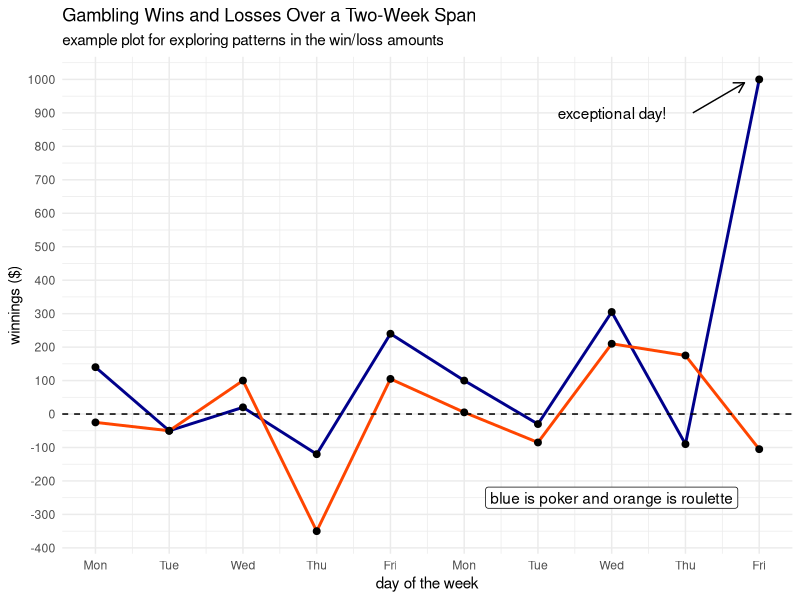

Recreate this plot in R.
## ---- chunk 1
knitr::opts_chunk$set(
  message = FALSE,
  warning = FALSE,
  comment = NA
)
## ---- chunk 2
# use the rep() function for the pattern

daynames <- c(rep(c("Mon", "Tue", "Wed", "Thu", "Fri"), times = 2))

# create the poker vector from the values

poker <- c(140, -50, 20, -120, 240, 100, -30, 305, -90, 1000)

# assign day names to the values vector

names(poker) <- daynames

# visualize the vector you have created

poker

# repeat for the roulette winnings vector

roulette <- c(-25, -50, 100, -350, 105, 5, -85, 210, 175, -105)

names(roulette) <- daynames

roulette
## ---- chunk 3
daytotals <- poker + roulette

daytotals
## ---- chunk 4
poker_winnings <- sum(poker)

poker_winnings

roulette_winnings <- sum(roulette)

roulette_winnings

# 1st way to get the daily totals

overall_winnings <- sum(daytotals)

overall_winnings

# 2nd way to get the daily totals

overall_winnings_alt <- poker_winnings + roulette_winnings

overall_winnings_alt
## ---- chunk 5
# find which days have negative values (logic vector)
# negative values / losses will be TRUE, others FALSE

index_poker <- poker < 0

index_poker

# use the logic vector to select the days with losses
# only days that are TRUE (i.e., 1) will be selected

poker[index_poker]

# alternatively, you can do the selection in one step
# select all vector elements where the values are < 0

poker[poker < 0]

index_roulette <- roulette < 0

roulette[index_roulette]

index_daytotals <- daytotals < 0

daytotals[index_daytotals]
## ---- chunk 6
# this is similar to the way we found losing days
# however, this situation uses a character vector
# we can use the daynames vector to index the days

index_day <- daynames == "Mon"

# both occurrences of the day we chose will be TRUE

index_day

poker[index_day]

roulette[index_day]

daytotals[index_day]

# alternatively, nest the index in the [] selection

poker[daynames == "Tue"]
poker[daynames == "Wed"]
poker[daynames == "Thu"]
poker[daynames == "Fri"]

# one other option that combines the previous
# this lets us change one option for all three
# the user only changes the day that they want 


daychoice <- "Mon" 

poker[daynames == daychoice]
roulette[daynames == daychoice]
daytotals[daynames == daychoice]

# this version will also work for multiple days
# we use the %in% logical operator instead of ==

daychoice <- c("Mon", "Fri") 

poker[daynames %in% daychoice]
roulette[daynames %in% daychoice]
daytotals[daynames %in% daychoice]
## ---- chunk 7
# make a dataset out of your vectors to plot

library(tidyverse)
gambling <- tibble(
  daynumber = 1:10,
  daynames,
  poker,
  roulette,
) %>%
  mutate(daytotal = poker + roulette)

# one possible example of plotting the winnings
# pivoting the data would help create a legend
# I used annotate to identify the lines instead
# pivoting would also cut down on the plot code
# what does each part of the code below create?

ggplot(gambling, aes(x = daynumber)) +
  geom_line(aes(y = poker),
    color = "darkblue",
    size = 1
  ) +
  geom_point(aes(y = poker),
    size = 2
  ) +
  geom_line(aes(y = roulette),
    color = "orangered",
    size = 1
  ) +
  geom_point(aes(y = roulette),
    size = 2
  ) +
  geom_hline(
    yintercept = 0,
    linetype = "dashed"
  ) +
  scale_x_continuous(
    breaks = 1:10,
    labels = daynames
  ) +
  scale_y_continuous(breaks = seq(-1000, 1000, by = 100)) +
  annotate("label",
    x = 8,
    y = -250,
    label = "blue is poker and orange is roulette"
  ) +
  annotate("segment",
    x = 9.1,
    y = 900,
    xend = 9.8,
    yend = 990,
    arrow = arrow(length = unit(.3, "cm"))
  ) +
  annotate("text",
    x = 8,
    y = 900,
    label = "exceptional day!"
  ) +
  labs(
    title = "Gambling Wins and Losses Over a Two-Week Span",
    subtitle = "example plot for exploring patterns in the win/loss amounts",
    x = "day of the week",
    y = "winnings ($)"
  ) +
  theme_minimal()
## ---- chunk 8
sessionInfo()
